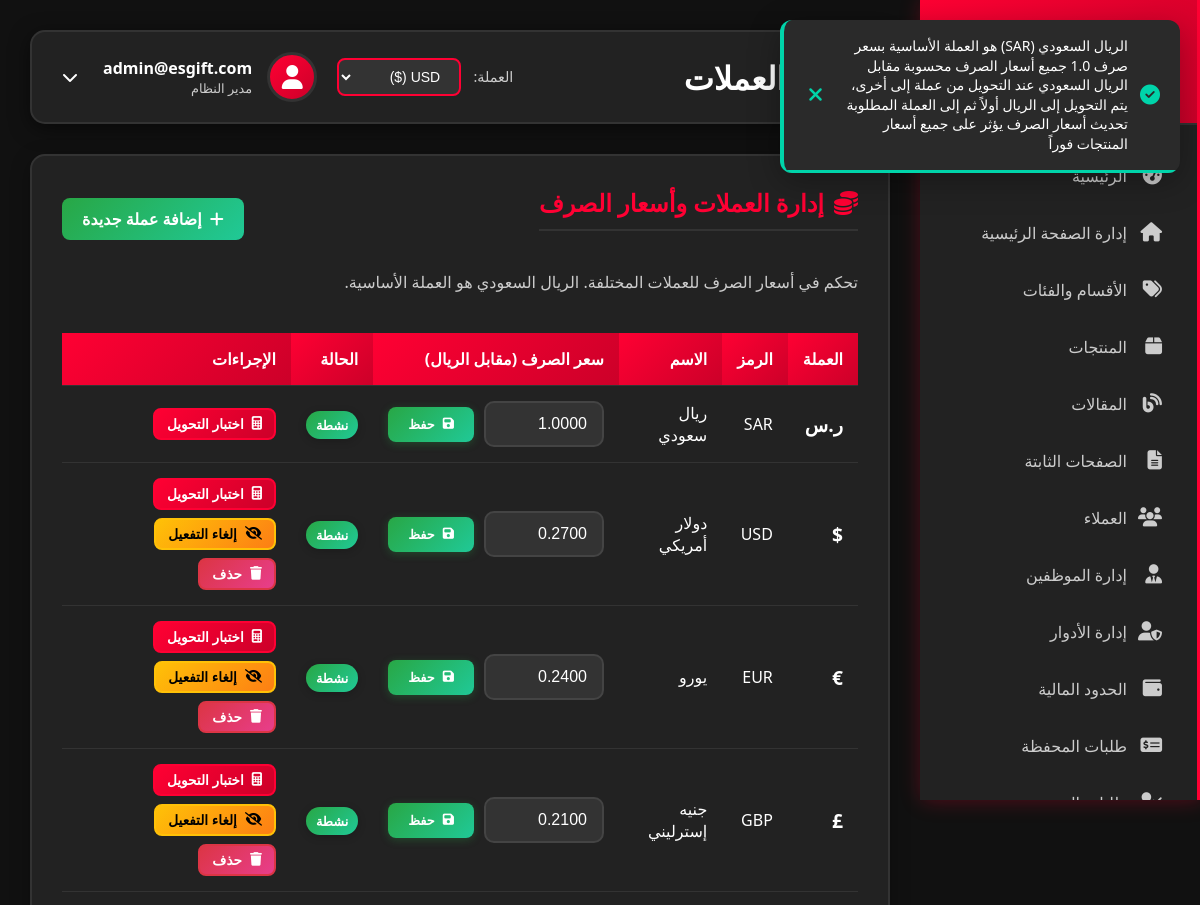
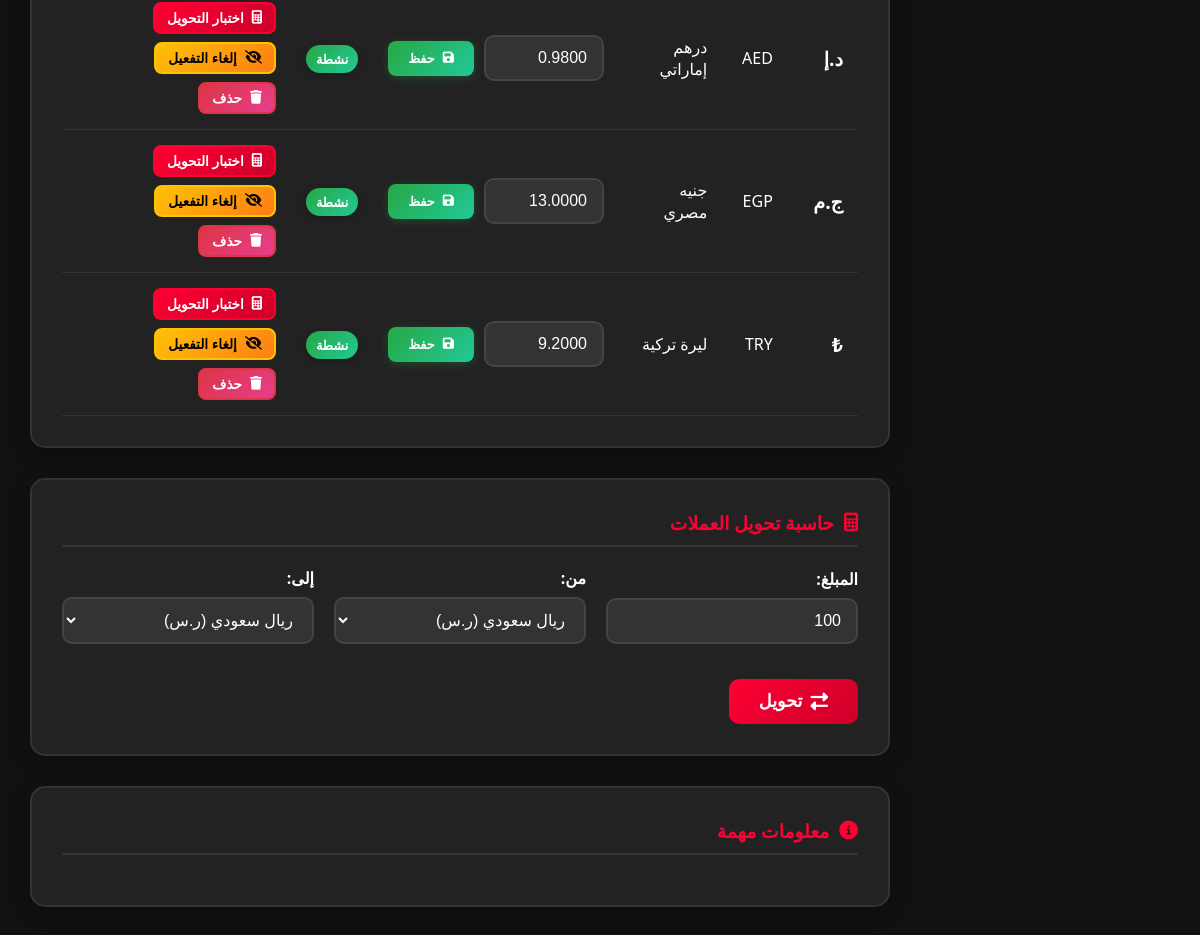
Screenshot of /admin/currencies (signed in) with the database file from the repository (2 pictures, top to bottom).
### models.py (models this page shows)
class User(UserMixin, db.Model):
    id = db.Column(db.Integer, primary_key=True)
    username = db.Column(db.String(80), unique=True, nullable=True)  # اسم المستخدم
    email = db.Column(db.String(120), unique=True, nullable=False)
    password_hash = db.Column(db.String(120), nullable=False)
    full_name = db.Column(db.String(100))
    phone = db.Column(db.String(20))
    birth_date = db.Column(db.Date)
    nationality = db.Column(db.String(50))
    customer_type = db.Column(db.String(20), default='regular')  # regular, kyc, reseller
    kyc_status = db.Column(db.String(20), default='none')  # none, pending, approved, rejected
    google_id = db.Column(db.String(100), unique=True, nullable=True)  # Google ID
    profile_picture = db.Column(db.String(300))  # صورة البروفايل من Google
    is_verified = db.Column(db.Boolean, default=False)  # تم التحقق من الإيميل
    email_verification_token = db.Column(db.String(100), nullable=True)  # رمز التحقق من الإيميل
    email_verification_sent_at = db.Column(db.DateTime, nullable=True)  # وقت إرسال رمز التحقق
    document_type = db.Column(db.String(50))  # national_id, passport, driver_license
    id_front_image = db.Column(db.String(200))
    id_back_image = db.Column(db.String(200))
    selfie_image = db.Column(db.String(200))
    passport_image = db.Column(db.String(200))
    driver_license_image = db.Column(db.String(200))
    face_photo_front = db.Column(db.String(200))
    face_photo_right = db.Column(db.String(200))
    face_photo_left = db.Column(db.String(200))
    is_admin = db.Column(db.Boolean, default=False)
    last_login = db.Column(db.DateTime)
    created_at = db.Column(db.DateTime, default=datetime.utcnow)
    preferred_currency = db.Column(db.String(3), default='USD')  # العملة المفضلة للمحفظة
    orders = db.relationship('Order', backref='user', lazy=True)

class Currency(db.Model):
    id = db.Column(db.Integer, primary_key=True)
    code = db.Column(db.String(3), unique=True, nullable=False)
    name = db.Column(db.String(50), nullable=False)
    symbol = db.Column(db.String(5), nullable=False)
    exchange_rate = db.Column(db.Numeric(10, 4), default=1.0)  # نسبة إلى الريال السعودي
    is_active = db.Column(db.Boolean, default=True)

### admin_routes.py (the view)
@admin.route('/currencies')
@login_required
@login_required
def currencies():
    if not current_user.is_admin:
        return redirect(url_for('main.index'))
    currencies = Currency.query.all()
    return render_template('admin/currencies.html', currencies=currencies)

### templates/admin/currencies.html (shortened to what this page needs)
{% extends "admin/base.html" %}
{% block page_title %}إدارة العملات{% endblock %}
{% block content %}
<div class="content-card">
    <div style="display: flex; justify-content: space-between; align-items: center; margin-bottom: 20px;">
        <h2 style="margin: 0;">
            <i class="fas fa-coins"></i>
            إدارة العملات وأسعار الصرف
        </h2>
        <a href="{{ url_for('admin.add_currency') }}" class="btn btn-success">
            <i class="fas fa-plus"></i>
            إضافة عملة جديدة
        </a>
    </div>
    <p style="color: #ccc; margin-bottom: 20px;">
        تحكم في أسعار الصرف للعملات المختلفة. الريال السعودي هو العملة الأساسية.
    </p>
    <div class="table-container">
        <table class="data-table">
            <thead>
                <tr>
                    <th>العملة</th>
                    <th>الرمز</th>
                    <th>الاسم</th>
                    <th>سعر الصرف (مقابل الريال)</th>
                    <th>الحالة</th>
                    <th>الإجراءات</th>
                </tr>
            </thead>
            <tbody>
                {% for currency in currencies %}
                <tr>
                    <td>
                        <span style="font-size: 1.2em; font-weight: bold;">{{ currency.symbol }}</span>
                    </td>
                    <td>{{ currency.code }}</td>
                    <td>{{ currency.name }}</td>
                    <td>
                        <form method="POST" action="{{ url_for('admin.update_currency_rate', currency_id=currency.id) }}"
                              style="display: inline-flex; align-items: center; gap: 10px;" class="currency-rate-form">
                            <input type="number" name="exchange_rate"
                                   value="{{ currency.exchange_rate }}"
                                   step="0.0001"
                                   class="form-control rate-input"
                                   style="width: 120px;">
                            <button type="submit" class="btn btn-success btn-sm save-rate-btn">
                                <i class="fas fa-save"></i>
                                حفظ
                            </button>
                        </form>
                    </td>
                    <td>
                        <span class="badge {{ 'badge-success' if currency.is_active else 'badge-warning' }}">
                            {{ 'نشطة' if currency.is_active else 'غير نشطة' }}
                        </span>
                    </td>
                    <td>
                        <div class="action-buttons">
                            <button class="btn btn-primary btn-sm test-currency-btn" onclick="testCurrency('{{ currency.code }}')">
                                <i class="fas fa-calculator"></i>
                                اختبار التحويل
                            </button>
                            {% if currency.code != 'SAR' %}
                            <button class="btn btn-warning btn-sm toggle-currency-btn"
                                    onclick="toggleCurrencyStatus({{ currency.id }}, '{{ currency.name }}')">
                                <i class="fas fa-{{ 'eye-slash' if currency.is_active else 'eye' }}"></i>
                                {{ 'إلغاء التفعيل' if currency.is_active else 'تفعيل' }}
                            </button>
                            <button class="btn btn-danger btn-sm delete-currency-btn"
                                    onclick="deleteCurrency({{ currency.id }}, '{{ currency.name }}')">
                                <i class="fas fa-trash"></i>
                                حذف
                            </button>
                            {% endif %}
                        </div>
                    </td>
                </tr>
                {% endfor %}
            </tbody>
        </table>
    </div>
</div>
<div class="content-card">
    <h3>
        <i class="fas fa-calculator"></i>
        حاسبة تحويل العملات
    </h3>
    <div style="display: grid; grid-template-columns: 1fr 1fr 1fr; gap: 20px; align-items: end;">
        <div class="form-group">
            <label class="form-label">المبلغ:</label>
            <input type="number" id="amount" class="form-control" value="100" placeholder="أدخل المبلغ">
        </div>
        <div class="form-group">
            <label class="form-label">من:</label>
            <select id="fromCurrency" class="form-control">
                {% for currency in currencies %}
                <option value="{{ currency.code }}">{{ currency.name }} ({{ currency.symbol }})</option>
                {% endfor %}
            </select>
        </div>
        <div class="form-group">
            <label class="form-label">إلى:</label>
            <select id="toCurrency" class="form-control">
                {% for currency in currencies %}
                <option value="{{ currency.code }}">{{ currency.name }} ({{ currency.symbol }})</option>
                {% endfor %}
            </select>
        </div>
    </div>
    <button onclick="convertCurrency()" class="btn btn-primary convert-btn">
        <i class="fas fa-exchange-alt"></i>
        تحويل
    </button>
</div>
<div class="content-card">
    <h3>
        <i class="fas fa-info-circle"></i>
        معلومات مهمة
    </h3>
</div>
{% endblock %}

### templates/admin/base.html (shortened to what this page needs)
<!DOCTYPE html>
<html lang="ar" dir="rtl">
<head>
    <link rel="stylesheet" href="https://cdnjs.cloudflare.com/ajax/libs/font-awesome/6.5.0/css/all.min.css">
</head>
<body>
    <div class="admin-container">
        <div class="sidebar" id="sidebar">
            <div class="sidebar-header">
                <h2>Es-Gift</h2>
                <p>لوحة التحكم</p>
            </div>
            <nav class="sidebar-nav">
                <div class="nav-item">
                    <a href="{{ url_for('admin.dashboard') }}" class="nav-link">
                        <i class="fas fa-tachometer-alt"></i>
                        الرئيسية
                    </a>
                </div>
                <div class="nav-item">
                    <a href="{{ url_for('admin.homepage_management') }}" class="nav-link">
                        <i class="fas fa-home"></i>
                        إدارة الصفحة الرئيسية
                    </a>
                </div>
                <div class="nav-item">
                    <a href="{{ url_for('admin.categories') }}" class="nav-link">
                        <i class="fas fa-tags"></i>
                        الأقسام والفئات
                    </a>
                </div>
                <div class="nav-item">
                    <a href="{{ url_for('admin.products') }}" class="nav-link">
                        <i class="fas fa-box"></i>
                        المنتجات
                    </a>
                </div>
                <div class="nav-item">
                    <a href="{{ url_for('admin.articles') }}" class="nav-link">
                        <i class="fas fa-blog"></i>
                        المقالات
                    </a>
                </div>
                <div class="nav-item">
                    <a href="{{ url_for('static_pages.static_pages') }}" class="nav-link">
                        <i class="fas fa-file-alt"></i>
                        الصفحات الثابتة
                    </a>
                </div>
                <div class="nav-item">
                    <a href="{{ url_for('admin.users') }}" class="nav-link">
                        <i class="fas fa-users"></i>
                        العملاء
                    </a>
                </div>
                <div class="nav-item">
                    <a href="{{ url_for('admin.employees') }}" class="nav-link">
                        <i class="fas fa-user-tie"></i>
                        إدارة الموظفين
                    </a>
                </div>
                <div class="nav-item">
                    <a href="{{ url_for('admin.roles_management') }}" class="nav-link">
                        <i class="fas fa-user-shield"></i>
                        إدارة الأدوار
                    </a>
                </div>
                <div class="nav-item">
                    <a href="{{ url_for('financial.user_limits_management') }}" class="nav-link">
                        <i class="fas fa-wallet"></i>
                        الحدود المالية
                    </a>
                </div>
                <div class="nav-item">
                    <a href="{{ url_for('admin_wallet.deposit_requests') }}" class="nav-link">
                        <i class="fas fa-money-check-alt"></i>
                        طلبات المحفظة
                    </a>
                </div>
                <div class="nav-item">
                    <a href="{{ url_for('admin.kyc_requests') }}" class="nav-link">
                        <i class="fas fa-user-check"></i>
                        طلبات التحقق
                    </a>
                </div>
            </nav>
        </div>
        <div class="main-content">
            <div class="top-bar">
                <h1 class="page-title">{% block page_title %}لوحة التحكم{% endblock %}</h1>
                <div style="display: flex; align-items: center; gap: 20px;">
                    <div class="currency-selector">
                        <label for="admin-currency" style="color: #ccc; margin-left: 8px; font-size: 0.9em;">العملة:</label>
                        <select id="admin-currency" onchange="changeCurrency(this.value)" style="
                            background-color: #333;
                            color: #fff;
                            border: 2px solid #ff0033;
                            border-radius: 8px;
                            padding: 8px 15px;
                            font-size: 14px;
                            cursor: pointer;
                            outline: none;
                            transition: all 0.3s ease;
                        ">
                            <option value="USD">USD ($)</option>
                        </select>
                    </div>
                    <div class="user-info" onclick="toggleUserMenu()" style="cursor: pointer; position: relative;">
                        <div class="user-avatar">
                            <i class="fas fa-user"></i>
                        </div>
                        <div>
                            <div style="font-weight: bold;">{{ current_user.email }}</div>
                            <div style="font-size: 0.8em; color: #ccc;">مدير النظام</div>
                        </div>
                        <i class="fas fa-chevron-down" style="margin-right: 10px; transition: transform 0.3s ease;" id="user-menu-arrow"></i>
                    </div>
                </div>
            </div>
            <div id="notification-container" class="notification-container">
                <div id="success-notification" class="notification success-notification" style="display: none;">
                    <div class="notification-content">
                        <i class="fas fa-check-circle"></i>
                        <span class="notification-text"></span>
                        <button class="notification-close" onclick="hideNotification('success-notification')">
                            <i class="fas fa-times"></i>
                        </button>
                    </div>
                    <div class="notification-progress"></div>
                </div>
            </div>
            {% block content %}{% endblock %}
        </div>
    </div>
</body>
</html>

### templates/admin/currencies.html (style rules this page uses)
.content-card h2, .content-card h3 { color: #ff0033 !important; border-bottom: 2px solid #333; padding-bottom: 10px; margin-bottom: 20px !important; display: flex; align-items: center; gap: 10px; }
.data-table tbody tr { transition: all 0.3s ease; border-radius: 8px; }
.data-table td { padding: 15px; vertical-align: middle; }
.currency-rate-form { transition: all 0.3s ease; }
.rate-input { padding: 8px 12px !important; border: 2px solid #333 !important; border-radius: 8px !important; background: #444 !important; color: #fff !important; transition: all 0.3s ease; }
.save-rate-btn { transition: all 0.3s ease; box-shadow: 0 2px 8px rgba(40, 167, 69, 0.3); }
.action-buttons { display: flex; gap: 8px; flex-wrap: wrap; }
.test-currency-btn, .toggle-currency-btn, .delete-currency-btn { transition: all 0.3s ease; position: relative; overflow: hidden; min-width: auto; padding: 6px 12px; font-size: 0.85em; }
.test-currency-btn::before, .toggle-currency-btn::before, .delete-currency-btn::before { content: ''; position: absolute; top: 0; left: -100%; width: 100%; height: 100%; background: linear-gradient(90deg, transparent, rgba(255, 255, 255, 0.2), transparent); transition: left 0.5s ease; }
.btn-success { background: linear-gradient(135deg, #28a745, #20c997); border: none; color: white; padding: 10px 20px; border-radius: 8px; text-decoration: none; display: inline-flex; align-items: center; gap: 8px; font-weight: 600; transition: all 0.3s ease; }
.form-group { position: relative; }
.form-group label { color: #fff !important; font-weight: 600; margin-bottom: 8px; transition: color 0.3s ease; }
.form-control { background: #333 !important; border: 2px solid #444 !important; color: #fff !important; padding: 12px 15px !important; border-radius: 10px !important; transition: all 0.3s ease; position: relative; }
.convert-btn { background: linear-gradient(135deg, #ff0033, #cc0029) !important; border: none !important; padding: 12px 30px !important; font-size: 1.1em !important; font-weight: 600 !important; border-radius: 10px !important; transition: all 0.3s ease; position: relative; overflow: hidden; margin-top: 15px; }
.convert-btn::after { content: ''; position: absolute; top: 50%; left: 50%; width: 0; height: 0; background: rgba(255, 255, 255, 0.3); border-radius: 50%; transform: translate(-50%, -50%); transition: width 0.3s ease, height 0.3s ease; }
.content-card { animation: fadeInUp 0.6s ease; }

### rows the page displays
User: email "admin@esgift.com"
Currency: symbol "ر.س", code "SAR", name "ريال سعودي", exchange_rate "1.0000", is_active "نشطة"
Currency: symbol "$", code "USD", name "دولار أمريكي", exchange_rate "0.2700", is_active "نشطة", is_active "إلغاء التفعيل"
Currency: symbol "€", code "EUR", name "يورو", exchange_rate "0.2400", is_active "نشطة", is_active "إلغاء التفعيل"
Currency: symbol "£", code "GBP", name "جنيه إسترليني", exchange_rate "0.2100", is_active "نشطة", is_active "إلغاء التفعيل"
Currency: symbol "د.إ", code "AED", name "درهم إماراتي", exchange_rate "0.9800", is_active "نشطة", is_active "إلغاء التفعيل"
Currency: symbol "ج.م", code "EGP", name "جنيه مصري", exchange_rate "13.0000", is_active "نشطة", is_active "إلغاء التفعيل"
Currency: symbol "₺", code "TRY", name "ليرة تركية", exchange_rate "9.2000", is_active "نشطة", is_active "إلغاء التفعيل"

### other values shown
form field value "ريال سعودي (ر.س)"
